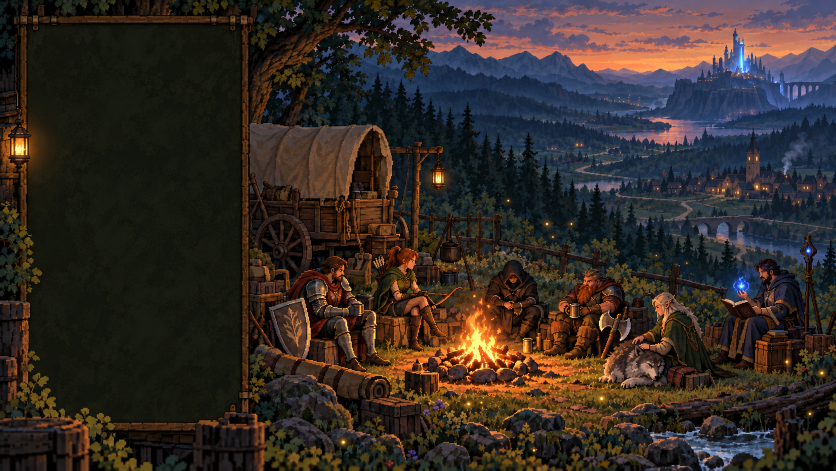
#> input picture assets/main-menu-camp.png, 1672 x 941 px (shown at 1/2 size); the run also reads 1 picture not shown here
$ python render-menu-loop.py
#> lines starting #> are read from the running program, lines starting #| are printed output that depends on the picture; after the words box and inside, x2 and y2 are one past the last pixel; in counts of white or black regions, pixels touching at a corner belong together
"""Render the complete menu scene as an eight-second silent loop.
Optional art pipeline: Python, Pillow, NumPy and FFmpeg; not needed to play.
The clean plate was edited with imagegen; source textures retain the art style.
"""
from pathlib import Path
import math
import subprocess
import numpy as np
from PIL import Image, ImageChops, ImageDraw, ImageEnhance, ImageFilter
from menu_sprite_frames import draw_fire, draw_chimney, draw_lantern, draw_river

ROOT = Path(__file__).resolve().parent.parent
SIZE = (1600, 900)
FPS, SECONDS = 30, 8
source = Image.open(ROOT / 'assets/main-menu-camp.png').convert('RGB')
#> source is the input picture: PIL image 1672x941 RGB; mean R, G, B 52.4, 43.4, 37.9
original_plate = Image.open(ROOT / 'assets/main-menu-clean-plate.png').convert('RGB')
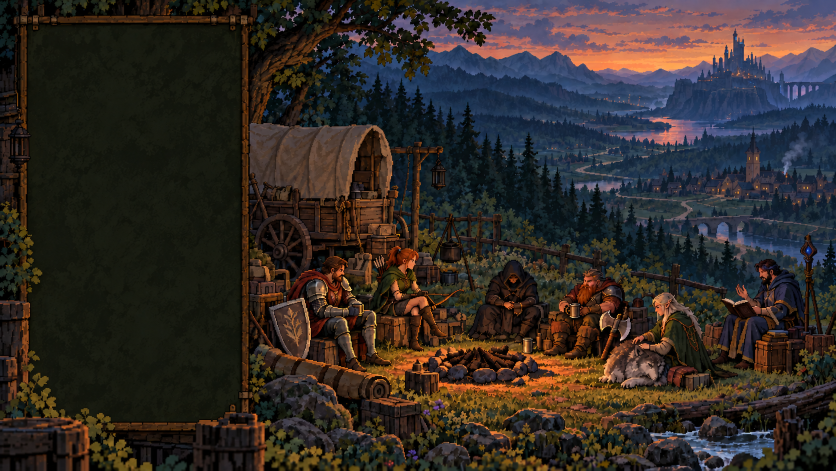
#> input picture assets/main-menu-clean-plate.png, 1672 x 941 px (shown at 1/2 size)
#> original_plate is the input picture: PIL image 1672x941 RGB; mean R, G, B 50.1, 43, 38.6
smoke_plate = Image.open(ROOT / 'assets/main-menu-smoke-plate.png').convert('RGB').resize(source.size)
# Restrict the generator edit to the two smoke plumes, keeping the original
# characters, trees, buildings and river everywhere else.
clean_mask = Image.new('L', source.size)
#> clean_mask: PIL image 1672x941 L; every value is 0
d = ImageDraw.Draw(clean_mask)
d.polygon([(1549, 346), (1558, 317), (1580, 301), (1590, 281), (1618, 273),
           (1631, 291), (1618, 319), (1590, 331), (1581, 352)], fill=255)
d.polygon([(1628, 357), (1633, 330), (1642, 310), (1662, 309), (1669, 327),
           (1651, 350)], fill=255)
clean = Image.composite(smoke_plate, original_plate, clean_mask.filter(ImageFilter.GaussianBlur(2)))
plate = clean.resize(SIZE, Image.Resampling.LANCZOS)
SX, SY = SIZE[0] / source.width, SIZE[1] / source.height
#> SX = 0.957; SY = 0.956
PIXEL_SIZE = (640, 360)
# Fixed colors and an integer-like pixel grid avoid palette shimmer between frames.
PIXEL_PALETTE = source.resize(PIXEL_SIZE, Image.Resampling.BOX).quantize(colors=176, dither=Image.Dither.NONE)
# Reserve sixteen sprite colors so the reference's yellow/cream core does not
# get mapped to a skin or timber color by the much larger background image.
flame_rgba = np.asarray(Image.open(ROOT / 'assets/animation/campfire-frames.png').convert('RGBA'))
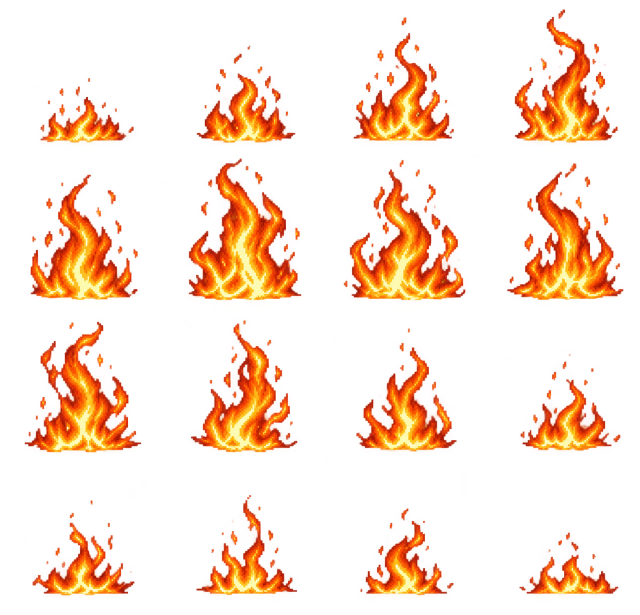
#> input picture assets/animation/campfire-frames.png, 1279 x 1230 px (shown at 1/2 size)
#> flame_rgba is the input picture: shape (1230, 1279, 4); mean R, G, B, A 75.3, 27.5, 4.5, 44.9
flame_pixels = flame_rgba[flame_rgba[..., 3] > 200, :3]
flame_palette = Image.fromarray(flame_pixels[None, ...]).quantize(colors=16, dither=Image.Dither.NONE).getpalette()
#> flame_palette = 48 values, max 253 at index 18, min 0 at index 41, mean 123.2
colors = PIXEL_PALETTE.getpalette()
#> colors = 528 values, max 238 at index 0, min 0 at index 525, mean 45.73
colors[176 * 3:192 * 3] = flame_palette[:16 * 3]
colors[192 * 3:] = colors[:64 * 3]  # Duplicate valid colors instead of unused black slots.
PIXEL_PALETTE.putpalette(colors)

def sprite(box, blue=False):
#> called with box = (1461, 541, 1510, 590), blue = True
    raw = np.asarray(source.crop(box)).astype(float)
    r, g, b = raw[:, :, 0], raw[:, :, 1], raw[:, :, 2]
    if blue:
        alpha = np.clip((b - r - 15) / 70, 0, 1) * np.clip((b - 90) / 80, 0, 1)
    else:
        alpha = np.clip((r - b - 45) / 70, 0, 1) * np.clip((r - 150) / 75, 0, 1) * np.clip((g - 65) / 65, 0, 1)
    alpha = np.asarray(Image.fromarray((alpha * 255).astype('uint8')).filter(ImageFilter.GaussianBlur(.45)))
    return np.dstack((raw.astype('uint8'), alpha))

orbbox = (1461, 541, 1510, 590)
orb = sprite(orbbox, True)
staffbox = (1601, 483, 1633, 521)
staff = sprite(staffbox, True)
glow_cache = {}

# [32 lines left out: functions glow, paste, displace, not called in this run]


def smoke_sprite(box):
#> called with box = (1549, 277, 1632, 353)
    rgb = np.asarray(source.crop(box)).astype(float)
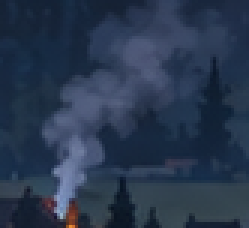
#> rgb: shape (76, 83, 3) float64 (shown 3 times larger); mean R, G, B 40.8, 55.5, 78
    r, g, b = rgb[..., 0], rgb[..., 1], rgb[..., 2]
#> r: shape (76, 83) float64
#> g: shape (76, 83) float64
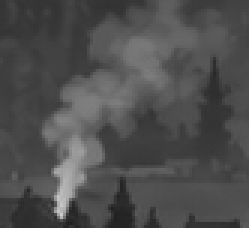
#> b: shape (76, 83) float64 (shown 3 times larger); min 33, max 204, mean 78
    background = np.asarray(smoke_plate.crop(box)).astype(float)
    difference = rgb.mean(axis=2) - background.mean(axis=2)
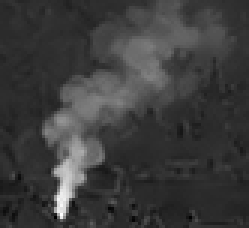
#> difference: shape (76, 83) float64 (shown 3 times larger); min -28.67, max 120.3, mean 6.8; drawn with min black and max white
    a = np.clip((r - 48) / 60, 0, 1) * np.clip((95 - np.abs(b - r)) / 35, 0, 1)
    a *= np.clip((g - r + 5) / 10, 0, 1) * np.clip((difference - 3) / 30, 0, 1)
    edge = Image.new('L', (rgb.shape[1], rgb.shape[0]), 255)
#> edge: PIL image 83x76 L; every value is 255
    ImageDraw.Draw(edge).rectangle((0, 0, edge.width - 1, edge.height - 1), outline=0, width=3)
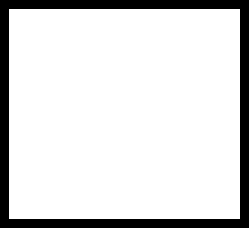
#> edge: PIL image 83x76 L (shown 3 times larger); 85.4% white; 1 black region, box (x1, y1, x2, y2) and area: (0, 0, 83, 76) 918
    a *= np.asarray(edge.filter(ImageFilter.GaussianBlur(2))) / 255
#> a: shape (76, 83) float64; min 0, max 1, mean 0.0666
    alpha = Image.fromarray((a * 240).astype('uint8')).filter(ImageFilter.GaussianBlur(.6))
#> alpha: PIL image 83x76 L
    return np.dstack((rgb.astype('uint8'), np.asarray(alpha)))
#> returned value: shape (76, 83, 4)


smoke_sources = [((1549, 277, 1632, 353), smoke_sprite((1549, 277, 1632, 353))),
                 ((1625, 307, 1670, 358), smoke_sprite((1625, 307, 1670, 358)))]
#> call 2 of smoke_sprite, with box = (1625, 307, 1670, 358)
#> in smoke_sprite (call 2), `a *= np.clip((g - r + 5) / 10, 0, 1) * np.clip((difference - 3) / 30, ..`: a: shape (51, 45) float64; min 0, max 0.229, mean 0.000803
#> in smoke_sprite (call 2), `edge = Image.new('L', (rgb.shape[1], rgb.shape[0]), 255)`: edge: PIL image 45x51 L; every value is 255
#> in smoke_sprite (call 2), `ImageDraw.Draw(edge).rectangle((0, 0, edge.width - 1, edge.height - 1)..`: edge: PIL image 45x51 L; 76.5% white; 1 black region, box (x1, y1, x2, y2) and area: (0, 0, 45, 51) 540
#> in smoke_sprite (call 2), `a *= np.asarray(edge.filter(ImageFilter.GaussianBlur(2))) / 255`:
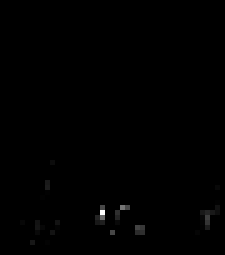
#> a: shape (51, 45) float64 (shown 5 times larger); min 0, max 0.229, mean 0.000627; drawn with min black and max white


def water_layer(box, polygon, blue_only=True):
    rgb = np.asarray(original_plate.crop(box))
    mask = Image.new('L', (box[2] - box[0], box[3] - box[1]))
    ImageDraw.Draw(mask).polygon([(x - box[0], y - box[1]) for x, y in polygon], fill=255)
    a = np.asarray(mask.filter(ImageFilter.GaussianBlur(.8))).astype(float)
    if blue_only:
        r, g, b = rgb[..., 0].astype(float), rgb[..., 1].astype(float), rgb[..., 2].astype(float)
        a *= np.clip((b - r - 4) / 14, 0, 1) * np.clip((g - r + 1) / 10, 0, 1)
    return box, np.dstack((rgb, a.astype('uint8')))


waters = [
    water_layer((1210, 839, 1515, 941), [(1292, 860), (1320, 857), (1360, 860),
        (1400, 850), (1514, 850), (1514, 916), (1490, 910), (1455, 916),
        (1440, 940), (1360, 940), (1370, 916), (1335, 894), (1290, 884)]),
    water_layer((1485, 469, 1590, 512), [(1490, 476), (1513, 476), (1539, 483),
        (1550, 485), (1560, 474), (1585, 478), (1585, 508), (1555, 507),
        (1535, 499), (1520, 498), (1510, 490), (1490, 489)]),
    water_layer((1140, 240, 1465, 286), [(1145, 259), (1198, 250), (1265, 248),
        (1320, 244), (1400, 255), (1460, 264), (1420, 275), (1355, 268),
        (1300, 279), (1228, 273), (1170, 275)], False),
]

# Explicit boulder silhouettes supplement the color mask: cool gray rock
# faces can share the river's blue palette and must still stay stationary.
rock_mask = Image.fromarray(waters[0][1][..., 3])
rock_draw = ImageDraw.Draw(rock_mask)
for polygon in [
    [(1392, 835), (1418, 821), (1456, 838), (1480, 846), (1486, 865),
     (1472, 875), (1435, 879), (1397, 876), (1390, 858)],
    [(1284, 900), (1310, 883), (1330, 879), (1366, 883), (1385, 895),
     (1400, 904), (1405, 936), (1356, 941), (1295, 935), (1285, 918)],
    [(1407, 921), (1420, 912), (1440, 912), (1450, 922), (1445, 937),
     (1422, 940), (1410, 936)],
    [(1395, 908), (1408, 900), (1418, 902), (1420, 911), (1407, 917)],
]:
    rock_draw.polygon([(x - 1210, y - 839) for x, y in polygon], fill=0)
waters[0][1][..., 3] = np.asarray(rock_mask)

# Find existing warm window pixels instead of scattering invented lights over
# rooftops. Connected components isolate each independently flickering window.
window_rgb = np.asarray(original_plate).astype(float)
r, green, blue = window_rgb[..., 0], window_rgb[..., 1], window_rgb[..., 2]
window_mask = (r > 130) & (green > 75) & (r > green * 1.15) & (green > blue * 1.25) & (blue < 130)
allowed_windows = Image.new('L', source.size)
allowed_draw = ImageDraw.Draw(allowed_windows)
allowed_draw.rectangle((1300, 290, 1671, 414), fill=255)
allowed_draw.rectangle((960, 284, 1228, 326), fill=255)
allowed_draw.polygon([(1330, 195), (1340, 167), (1381, 163), (1380, 114),
    (1402, 151), (1410, 116), (1424, 145), (1433, 70), (1445, 102),
    (1453, 146), (1465, 112), (1475, 149), (1535, 170), (1550, 210),
    (1500, 211), (1450, 209), (1370, 208)], fill=255)
window_mask &= np.asarray(allowed_windows) > 0
seen, windows = set(), []
for py, px in zip(*np.nonzero(window_mask)):
    if (py, px) in seen:
        continue
    points, stack = [], [(int(py), int(px))]
    seen.add((py, px))
    while stack:
        y, x = stack.pop()
        points.append((y, x))
        for dy, dx in [(1, 0), (-1, 0), (0, 1), (0, -1)]:
            ny, nx = y + dy, x + dx
            if 0 <= ny < source.height and 0 <= nx < source.width and window_mask[ny, nx] and (ny, nx) not in seen:
                seen.add((ny, nx)); stack.append((ny, nx))
    ys, xs = zip(*points)
    if 2 <= len(points) <= 35 and max(xs) - min(xs) < 8 and max(ys) - min(ys) < 10:
        box = (min(xs) - 1, min(ys) - 1, max(xs) + 2, max(ys) + 2)
        rgba = np.asarray(original_plate.crop(box).convert('RGBA')).copy()
        rgba[..., 3] = 0
        for y, x in points:
            rgba[y - box[1], x - box[0], 3] = 255
        windows.append((box, rgba))
#> this loop made 942 passes
#> box on passes 482, 699, 707, 709, 711, 714, 715, 747, 755, 758, 762, 770: (1408, 115, 1415, 125), (1472, 147, 1477, 152), (1152, 288, 1156, 291), (1102, 295, 1106, 299), (1110, 295, 1113, 299), (1511, 312, 1516, 322), (1497, 313, 1501, 321), (1570, 351, 1576, 356), (1423, 355, 1427, 359), (1396, 364, 1400, 368), (1453, 365, 1458, 371), (1639, 368, 1644, 373)
#> (py, px) on passes 1 to 6: (77, 1436), (78, 1432), (78, 1436), (79, 1432), (79, 1433), (79, 1434)
#> after the loop, seen = 942 items; windows = 33 items


# [66 lines left out: functions animate_environment, render, not called in this run]

def main():
    out = ROOT / 'assets/main-menu-loop.mp4'
    command = ['ffmpeg', '-y', '-loglevel', 'error', '-f', 'rawvideo', '-pix_fmt', 'rgb24', '-s', f'{SIZE[0]}x{SIZE[1]}',
               '-r', str(FPS), '-i', '-', '-an', '-c:v', 'libx264', '-preset', 'medium', '-crf', '16',
               '-pix_fmt', 'yuv420p', '-movflags', '+faststart', str(out)]
#> (the run stopped early here; a loop or call above may not have finished)
